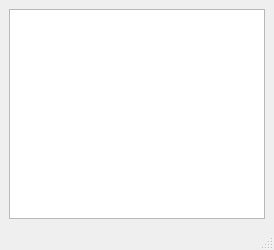
<?xml version="1.0" encoding="UTF-8"?>
<ui version="4.0">
 <class>MainWindow</class>
 <widget class="QMainWindow" name="MainWindow">
  <property name="geometry">
   <rect>
    <x>0</x>
    <y>0</y>
    <width>274</width>
    <height>250</height>
   </rect>
  </property>
  <property name="windowTitle">
   <string>MainWindow</string>
  </property>
  <property name="styleSheet">
   <string notr="true"/>
  </property>
  <property name="documentMode">
   <bool>true</bool>
  </property>
  <widget class="QWidget" name="centralwidget">
   <layout class="QHBoxLayout" name="horizontalLayout">
    <item>
     <widget class="QPlainTextEdit" name="plainTextEdit"/>
    </item>
   </layout>
  </widget>
  <widget class="QMenuBar" name="menubar">
   <property name="geometry">
    <rect>
     <x>0</x>
     <y>0</y>
     <width>274</width>
     <height>21</height>
    </rect>
   </property>
  </widget>
  <widget class="QStatusBar" name="statusbar"/>
 </widget>
 <resources/>
 <connections/>
</ui>
